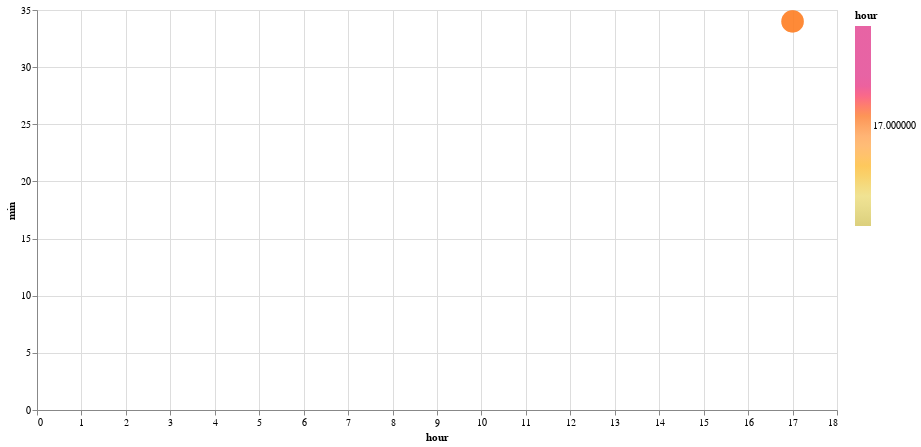

The notebook cell this image was saved under:
### Code cell
df_duarte1, df_duarte2 = compare_approaches(
    stop_id="2665",
    organization_name="City of Duarte",
    route_id="707",
    stop_sequence=3696,
)

### Figure 1 — Vega-Lite specification as saved in the notebook (floating-point values rounded to 4 significant figures)
{"config": {"view": {"continuousWidth": 300, "continuousHeight": 300}}, "data": {"name": "data-05d0cedbff088335796112e29b0667ad"}, "mark": {"type": "circle", "size": 500}, "encoding": {"color": {"field": "hour", "scale": {"range": ["#ccbb44", "#e9d868", "#fcb40e", "#ff9c42", "#fc5c04", "#dd217d", "#dd217d", "#dd217d"]}, "type": "quantitative"}, "tooltip": [{"field": "hour", "type": "quantitative"}, {"field": "min", "type": "quantitative"}, {"field": "actual_arrival_lag_min", "type": "quantitative"}], "x": {"field": "hour", "type": "quantitative"}, "y": {"field": "min", "type": "quantitative"}}, "height": 400, "width": 800, "$schema": "https://vega.github.io/schema/vega-lite/v5.17.0.json", "datasets": {"data-05d0cedbff088335796112e29b0667ad": [{"caltrans_district": "07 - Los Angeles", "schedule_gtfs_dataset_key": "f74424acf8c41e4c1e9fd42838c4875c", "feed_key": "96358f776e5fcd8d2b6066507aed6645", "organization_name": "City of Duarte", "route_long_name": "Montclair-Pomona- El Monte- L.A.", "route_type": "Bus", "route_id": "707", "direction_id": 0.0, "stop_id": "2665", "stop_sequence": 3696, "trip_instance_key": "2715d5782ca784477f6b0f908e187407", "rt_arrival_sec": 63267, "scheduled_arrival_sec": 61360.0, "converted_rt_arrival": "2024-05-22T17:34:27", "converted_schd_arrival": "2024-05-22T17:02:36", "actual_arrival_lag_min": null, "scheduled_arrival_lag_min": null, "hour": 17, "min": 34}, {"caltrans_district": "07 - Los Angeles", "schedule_gtfs_dataset_key": "f74424acf8c41e4c1e9fd42838c4875c", "feed_key": "96358f776e5fcd8d2b6066507aed6645", "organization_name": "City of Duarte", "route_long_name": "Montclair-Pomona- El Monte- L.A.", "route_type": "Bus", "route_id": "707", "direction_id": 0.0, "stop_id": "2665", "stop_sequence": 3696, "trip_instance_key": "ec6da0c31365ce24abfdce8d57137f6a", "rt_arrival_sec": 63278, "scheduled_arrival_sec": 62260.0, "converted_rt_arrival": "2024-05-22T17:34:38", "converted_schd_arrival": "2024-05-22T17:17:36", "actual_arrival_lag_min": 0.1833, "scheduled_arrival_lag_min": 15.0, "hour": 17, "min": 34}]}}
